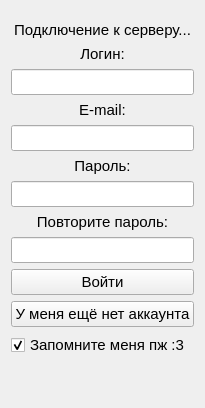
      <widget class="QWidget" name="AuthTab">
       <attribute name="title">
        <string>Авторизация</string>
       </attribute>
       <layout class="QGridLayout" name="gridLayout_2">
        <item row="0" column="0">
         <layout class="QVBoxLayout" name="verticalLayout">
          <item>
           <spacer name="verticalSpacer">
            <property name="orientation">
             <enum>Qt::Vertical</enum>
            </property>
            <property name="sizeHint" stdset="0">
             <size>
              <width>20</width>
              <height>10</height>
             </size>
            </property>
           </spacer>
          </item>
          <item>
           <widget class="QLabel" name="ConStatLabel">
            <property name="font">
             <font>
              <pointsize>11</pointsize>
             </font>
            </property>
            <property name="text">
             <string>Подключение к серверу...</string>
            </property>
            <property name="alignment">
             <set>Qt::AlignCenter</set>
            </property>
           </widget>
          </item>
          <item>
           <widget class="QLabel" name="Login">
            <property name="font">
             <font>
              <pointsize>11</pointsize>
             </font>
            </property>
            <property name="text">
             <string>Логин:</string>
            </property>
            <property name="alignment">
             <set>Qt::AlignCenter</set>
            </property>
           </widget>
          </item>
          <item>
           <widget class="QLineEdit" name="LoginLine">
            <property name="maximumSize">
             <size>
              <width>200</width>
              <height>16777215</height>
             </size>
            </property>
            <property name="font">
             <font>
              <pointsize>11</pointsize>
             </font>
            </property>
            <property name="alignment">
             <set>Qt::AlignCenter</set>
            </property>
           </widget>
          </item>
          <item>
           <widget class="QLabel" name="Email">
            <property name="font">
             <font>
              <pointsize>11</pointsize>
             </font>
            </property>
            <property name="text">
             <string>E-mail:</string>
            </property>
            <property name="alignment">
             <set>Qt::AlignCenter</set>
            </property>
           </widget>
          </item>
          <item>
           <widget class="QLineEdit" name="EmailLine">
            <property name="maximumSize">
             <size>
              <width>200</width>
              <height>16777215</height>
             </size>
            </property>
            <property name="font">
             <font>
              <pointsize>11</pointsize>
             </font>
            </property>
            <property name="alignment">
             <set>Qt::AlignCenter</set>
            </property>
           </widget>
          </item>
          <item>
           <widget class="QLabel" name="Pass">
            <property name="font">
             <font>
              <pointsize>11</pointsize>
             </font>
            </property>
            <property name="text">
             <string>Пароль:</string>
            </property>
            <property name="alignment">
             <set>Qt::AlignCenter</set>
            </property>
           </widget>
          </item>
          <item>
           <widget class="QLineEdit" name="PassLine">
            <property name="maximumSize">
             <size>
              <width>200</width>
              <height>16777215</height>
             </size>
            </property>
            <property name="font">
             <font>
              <pointsize>11</pointsize>
             </font>
            </property>
            <property name="echoMode">
             <enum>QLineEdit::Password</enum>
            </property>
            <property name="alignment">
             <set>Qt::AlignCenter</set>
            </property>
            <property name="clearButtonEnabled">
             <bool>false</bool>
            </property>
           </widget>
          </item>
          <item>
           <widget class="QLabel" name="Pass_2">
            <property name="font">
             <font>
              <pointsize>11</pointsize>
             </font>
            </property>
            <property name="text">
             <string>Повторите пароль:</string>
            </property>
            <property name="alignment">
             <set>Qt::AlignCenter</set>
            </property>
           </widget>
          </item>
          <item>
           <widget class="QLineEdit" name="PassLine_2">
            <property name="maximumSize">
             <size>
              <width>200</width>
              <height>16777215</height>
             </size>
            </property>
            <property name="font">
             <font>
              <pointsize>11</pointsize>
             </font>
            </property>
            <property name="echoMode">
             <enum>QLineEdit::Password</enum>
            </property>
            <property name="alignment">
             <set>Qt::AlignCenter</set>
            </property>
            <property name="clearButtonEnabled">
             <bool>false</bool>
            </property>
           </widget>
          </item>
          <item>
           <widget class="QPushButton" name="SignButton">
            <property name="maximumSize">
             <size>
              <width>200</width>
              <height>16777215</height>
             </size>
            </property>
            <property name="font">
             <font>
              <pointsize>11</pointsize>
             </font>
            </property>
            <property name="text">
             <string>Войти</string>
            </property>
           </widget>
          </item>
          <item>
           <widget class="QPushButton" name="changeModeButton">
            <property name="maximumSize">
             <size>
              <width>200</width>
              <height>16777215</height>
             </size>
            </property>
            <property name="font">
             <font>
              <pointsize>11</pointsize>
             </font>
            </property>
            <property name="text">
             <string>У меня ещё нет аккаунта</string>
            </property>
           </widget>
          </item>
          <item>
           <widget class="QCheckBox" name="checkBox">
            <property name="font">
             <font>
              <pointsize>11</pointsize>
             </font>
            </property>
            <property name="text">
             <string>Запомните меня пж :3</string>
            </property>
            <property name="checked">
             <bool>true</bool>
            </property>
           </widget>
          </item>
          <item>
           <spacer name="verticalSpacer_2">
            <property name="orientation">
             <enum>Qt::Vertical</enum>
            </property>
            <property name="sizeHint" stdset="0">
             <size>
              <width>20</width>
              <height>40</height>
             </size>
            </property>
           </spacer>
          </item>
         </layout>
        </item>
       </layout>
      </widget>
